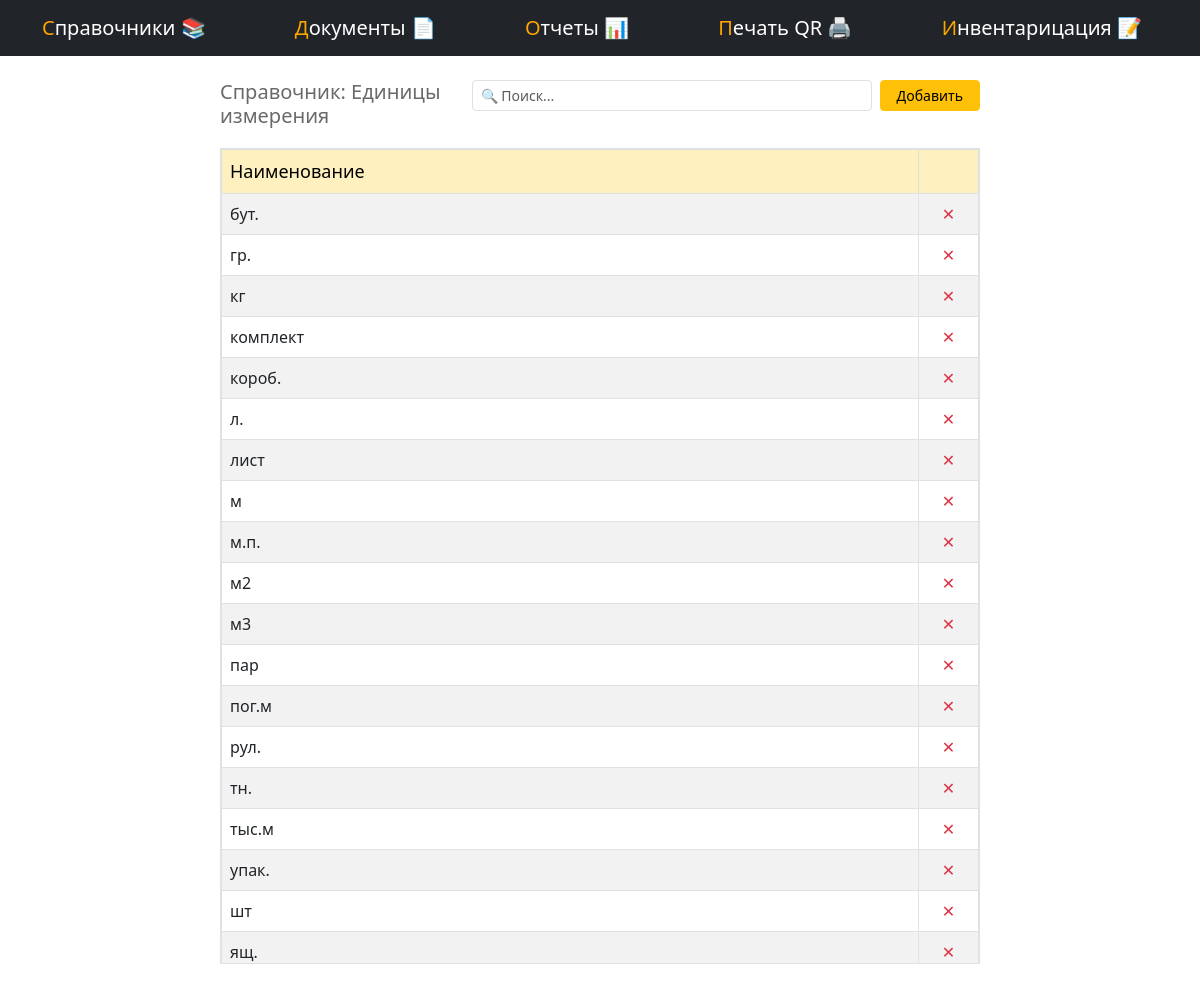
The app's page /menu/spr/izm/, older data.
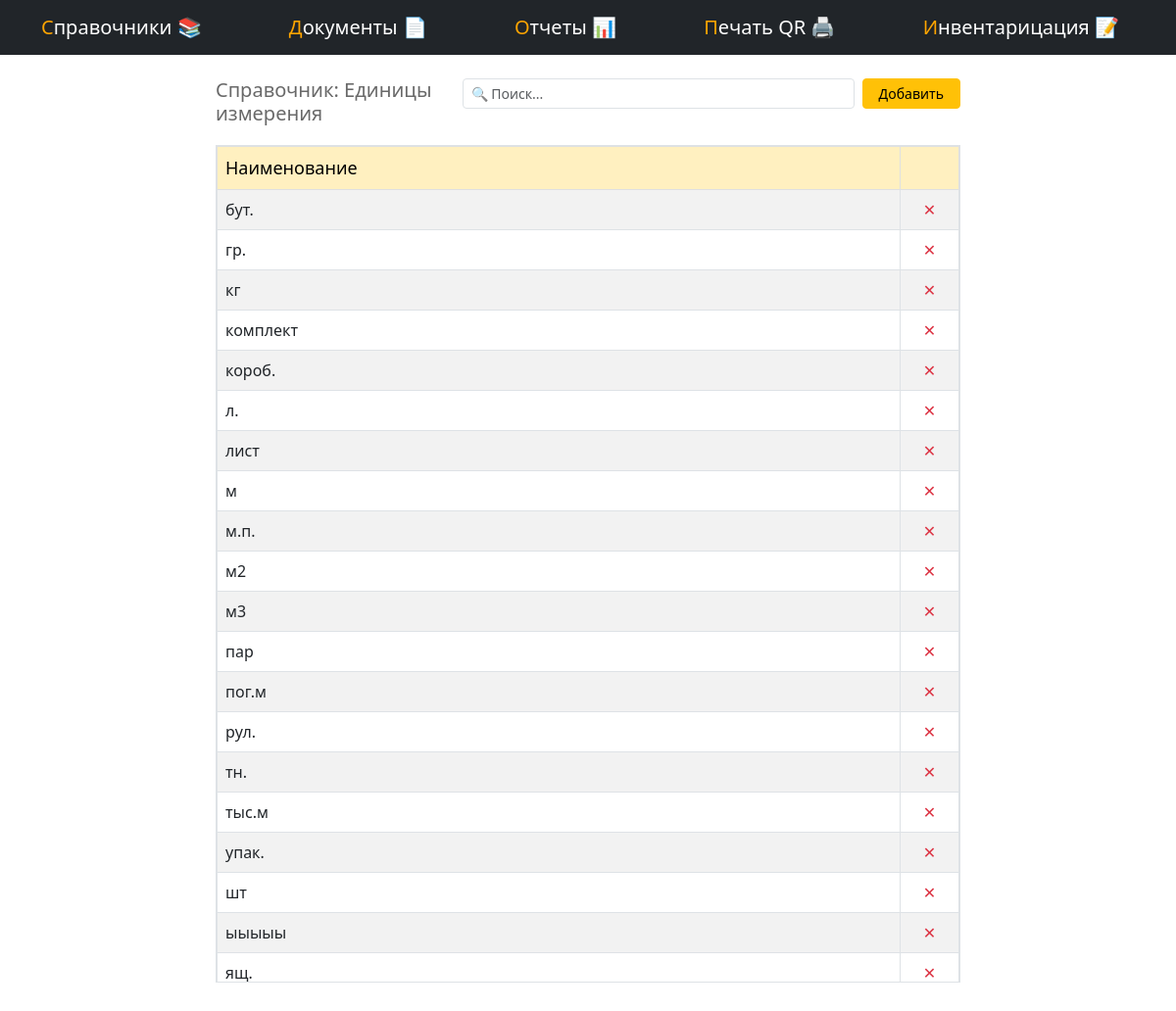
The same page, newer data.
### inventory/models.py (models this page shows, shortened)
class Izm(models.Model):
    title = models.CharField("Ед.изм",max_length=50, unique=True,blank=False,db_index=True)
    class Meta:
        db_table = 'izm'
        verbose_name = 'Единица измерения'
        verbose_name_plural = 'Единицы измерения'

### inventory/views/spr_views.py (the view, shortened to what this page needs)
# urls.py: path('menu/spr/<str:section>/', spr_views.spr, name='spr'),
def spr(request, section):
    tables = {
        'izm': [Izm, 'Единицы измерения'],
        'fio': [Fio, "Подотчетные лица"],
        'podraz': [Podraz, "Подразделения"],
        'postav': [Postav, "Поставщики"],
        'spis': [Spis, "Списание"],
        'kat': [Category, "Категории ТМЦ"],
        'obkt': [Obct, "Объекты"],
        'nom': [Nom, "Номенклатура"],
    }
    if section in tables:
        model, title = tables[section]  # распаковываем список в две переменные
        if section == 'nom':
            data = model.objects.select_related('category', 'izm').all().order_by('title')
        elif section == 'obkt':
            data = model.objects.select_related('idpodraz').all().order_by('title')
        else:
            data = model.objects.all().order_by('title')
    else:
        data = []
        title = 'Раздел не найден'
    context = {
        'data': data,
        'title': title,
        'section': section,
    }
    return render(request, 'inventory/comon_spr.html', context)

### inventory/templates/inventory/comon_spr.html (shortened to what this page needs)
{% extends 'inventory/base.html' %}
{% load static %}
{% block extra_css %}
    <link rel="stylesheet" href="{% static 'css/comon_spr.css' %}">
{% endblock %}
{% block content %}
<div class="row">
    <div class="col-md-2"></div>
    <div class="col-md-8 mt-4">
        <div class="d-flex justify-content-between align-items-start mb-0">
            <h5 id='spr_title' class="mb-0">Справочник: {{ title }} </h5>
            <div class="d-flex">
                <input type="text" style="width: 400px;" class="form-control form-control-sm global-search " placeholder="🔍 Поиск..." >
                <button type="button"
                        class="btn btn-warning btn-sm ms-2 px-3"
                        style="height: 31px;"
                        data-bs-toggle="modal"
                        data-bs-target="
                            {% if section == 'nom' %}
                                #addNomModal
                            {% elif section == 'obkt' %}
                                #addObktModal
                            {% else %}
                                #addModal
                            {% endif %}">
                    Добавить
                </button>
            </div>
        </div>
        <div id="search-results"
             style="max-height: 78vh; overflow-y: auto; overflow-x: hidden; border: 1px solid #dee2e6; margin-bottom: 20px; margin-top:20px">
            {% include 'inventory/partials/spr_table.html' %}
        </div>
    </div>
    <div class="col-md-2"></div>
</div>
{% endblock %}

### inventory/templates/inventory/partials/spr_table.html (shortened to what this page needs)
<table class="table table-bordered table-striped mb-0">
    <thead class="table-light ">
        <tr>
            <th class="bg-warning bg-opacity-25">Наименование</th>
            <th style="width: 60px" class="text-center bg-warning bg-opacity-25"></th>
        </tr>
    </thead>
    <tbody id="search-results-tbody">
        {% for item in data %}
        <tr id="row-{{ section }}-{{ item.id }}">
            <td style="cursor: pointer;"
                {% if section == 'obkt' %}
                    hx-get="{% url 'edit_obkt_row' item.id %}"
                    hx-target="#obkt-modal-content"
                    data-bs-toggle="modal"
                    data-bs-target="#editObktModal"
            {% elif section == 'nom' %}
                    hx-get="{% url 'edit_nom_row' item.id %}"
                    hx-target="#nom-modal-content"
                    data-bs-toggle="modal"
                    data-bs-target="#editNomModal"
                {% else %}
                    hx-get="{% url 'edit_spr_row' section item.id %}"
                    hx-target="#modal-content"
                    data-bs-toggle="modal"
                    data-bs-target="#editModal"
                {% endif %}>
                {{ item.title }}
            </td>
            <td class="text-center">
                <span style="cursor: pointer; color: #dc3545;"
                      hx-delete="{% url 'delete_spr_row' section item.id %}"
                      hx-target="#row-{{ section }}-{{ item.id }}"
                      hx-swap="outerHTML"
                      hx-confirm="Удалить запись «{{ item.title }}»?">
                    ✕
                </span>
            </td>
        </tr>
        {% endfor %}
    </tbody>
</table>

Row changes from the older to the newer data that the page shows:
added Izm: title "ыыыыы"
